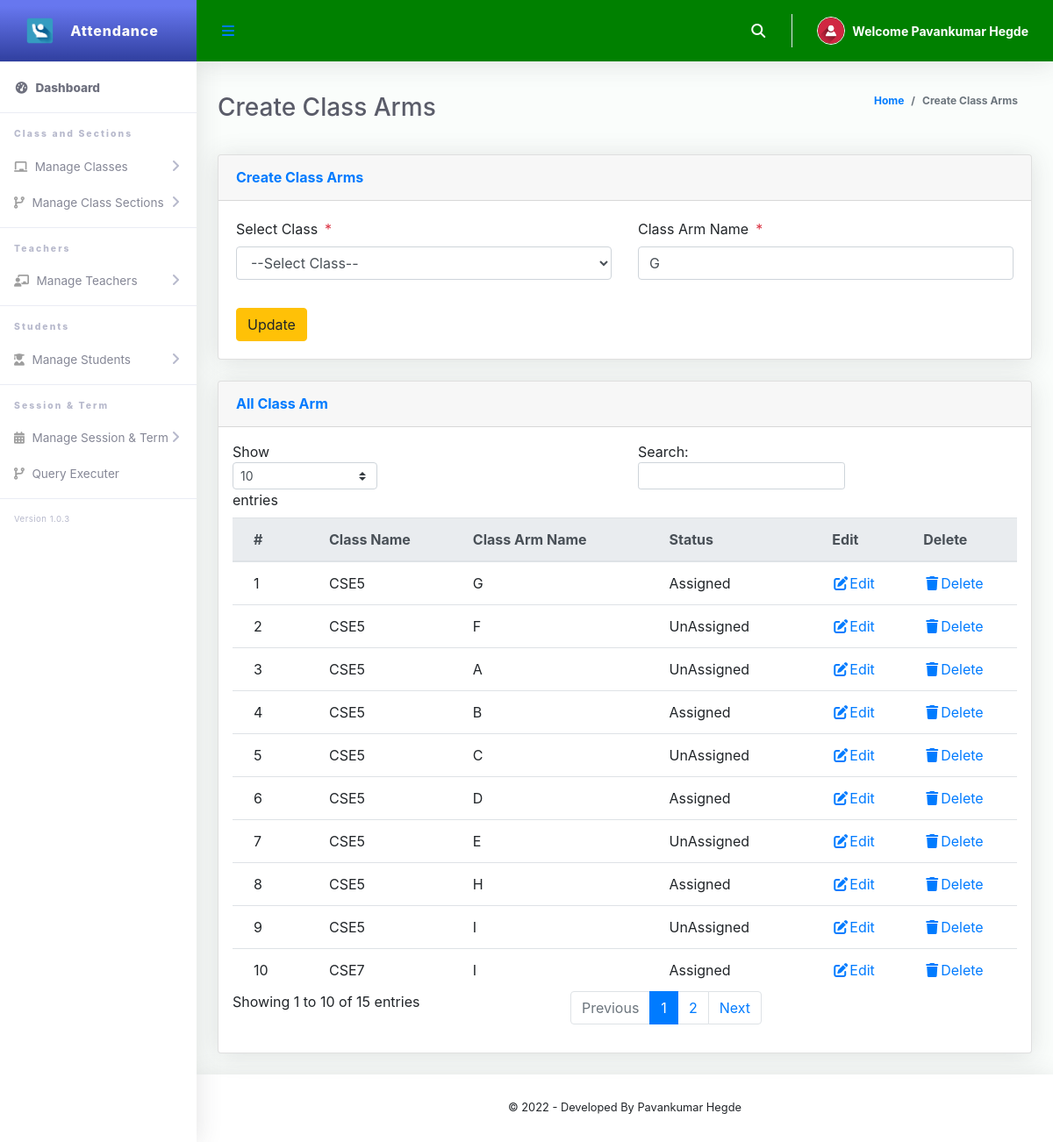
The app's page /Admin/createClassArms.php?action=edit&Id=7 (signed in) with its own data.
### tables this page shows
CREATE TABLE `tblclassarms` (
  `Id` int(10) NOT NULL,
  `classId` varchar(10) NOT NULL,
  `classArmName` varchar(255) NOT NULL,
  `isAssigned` varchar(10) NOT NULL
);

CREATE TABLE `tblclass` (
  `Id` int(10) NOT NULL,
  `className` varchar(255) NOT NULL
);

### Admin/createClassArms.php (the view, shortened to what this page needs)
<?php
include '../Includes/dbcon.php';
 if (isset($_GET['Id']) && isset($_GET['action']) && $_GET['action'] == "edit")
	{
        $Id= $_GET['Id'];
        $query=mysqli_query($conn,"select * from tblclassarms where Id ='$Id'");
        $row=mysqli_fetch_array($query);
    }
?>
<!DOCTYPE html>
<html lang="en">
<head>
  <link href="../vendor/fontawesome-free/css/all.min.css" rel="stylesheet" type="text/css">
  <link href="../vendor/bootstrap/css/bootstrap.min.css" rel="stylesheet" type="text/css">
  <link href="css/ruang-admin.min.css" rel="stylesheet">
</head>
<body id="page-top">
  <div id="wrapper">
      <?php include "Includes/sidebar.php";?>
    <div id="content-wrapper" class="d-flex flex-column">
      <div id="content">
       <?php include "Includes/topbar.php";?>
        <div class="container-fluid" id="container-wrapper">
          <div class="d-sm-flex align-items-center justify-content-between mb-4">
            <h1 class="h3 mb-0 text-gray-800">Create Class Arms</h1>
            <ol class="breadcrumb">
              <li class="breadcrumb-item"><a href="./">Home</a></li>
              <li class="breadcrumb-item active" aria-current="page">Create Class Arms</li>
            </ol>
          </div>
          <div class="row">
            <div class="col-lg-12">
              <div class="card mb-4">
                <div class="card-header py-3 d-flex flex-row align-items-center justify-content-between">
                  <h6 class="m-0 font-weight-bold text-primary">Create Class Arms</h6>
                </div>
                <div class="card-body">
                  <form method="post">
                    <div class="form-group row mb-3">
                        <div class="col-xl-6">
                        <label class="form-control-label">Select Class<span class="text-danger ml-2">*</span></label>
                         <?php
                        $qry= "SELECT * FROM tblclass ORDER BY className ASC";
                        $result = $conn->query($qry);
                        $num = $result->num_rows;
                        if ($num > 0){
                          echo ' <select required name="classId" class="form-control mb-3">';
                          echo'<option value="">--Select Class--</option>';
                                  echo '</select>';
                              }
                            ?>
                        </div>
                        <div class="col-xl-6">
                        <label class="form-control-label">Class Arm Name<span class="text-danger ml-2">*</span></label>
                      <input type="text" class="form-control" name="classArmName" value="<?php echo $row['classArmName'];?>" id="exampleInputFirstName" placeholder="Class Arm Name">
                        </div>
                    </div>
                      <?php
                    if (isset($Id))
                    {
                    ?>
                    <button type="submit" name="update" class="btn btn-warning">Update</button>
                    <?php
                    } else {
                    ?>
                    <button type="submit" name="save" class="btn btn-primary">Save</button>
                    <?php
                    }
                    ?>
                  </form>
                </div>
              </div>
                 <div class="row">
              <div class="col-lg-12">
              <div class="card mb-4">
                <div class="card-header py-3 d-flex flex-row align-items-center justify-content-between">
                  <h6 class="m-0 font-weight-bold text-primary">All Class Arm</h6>
                </div>
                <div class="table-responsive p-3">
                  <table class="table align-items-center table-flush table-hover" id="dataTableHover">
                    <thead class="thead-light">
                      <tr>
                        <th>#</th>
                        <th>Class Name</th>
                        <th>Class Arm Name</th>
                         <th>Status</th>
                        <th>Edit</th>
                        <th>Delete</th>
                      </tr>
                    </thead>
                    <tbody>
                  <?php
                      $query = "SELECT tblclassarms.Id,tblclassarms.isAssigned,tblclass.className,tblclassarms.classArmName
                      FROM tblclassarms
                      INNER JOIN tblclass ON tblclass.Id = tblclassarms.classId";
                      $rs = $conn->query($query);
                      $num = $rs->num_rows;
                      $sn=0;
                      $status="";
                      if($num > 0)
                      {
                        while ($rows = $rs->fetch_assoc())
                          {
                              if($rows['isAssigned'] == '1'){$status = "Assigned";}else{$status = "UnAssigned";}
                             $sn = $sn + 1;
                            echo"
                              <tr>
                                <td>".$sn."</td>
                                <td>".$rows['className']."</td>
                                <td>".$rows['classArmName']."</td>
                                <td>".$status."</td>
                                <td><a href='?action=edit&Id=".$rows['Id']."'><i class='fas fa-fw fa-edit'></i>Edit</a></td>
                                <td><a href='?action=delete&Id=".$rows['Id']."'><i class='fas fa-fw fa-trash'></i>Delete</a></td>
                              </tr>";
                          }
                      }
                      else
                      {
                           echo
                           "<div class='alert alert-danger' role='alert'>
                            No Record Found!
                            </div>";
                      }
                      ?>
                    </tbody>
                  </table>
                </div>
              </div>
            </div>
            </div>
          </div>
        </div>
      </div>
       <?php include "Includes/footer.php";?>
    </div>
  </div>
</body>
</html>

### Admin/Includes/topbar.php (shortened to what this page needs)
<?php
  $query = "SELECT * FROM tbladmin WHERE Id = ".$_SESSION['userId']."";
  $rs = $conn->query($query);
  $rows = $rs->fetch_assoc();
  $fullName = $rows['firstName']." ".$rows['lastName'];
?>
<nav class="navbar navbar-expand navbar-light topbar mb-4 static-top" style="background-color:green;">
          <button id="sidebarToggleTop" class="btn btn-link rounded-circle mr-3">
            <i class="fa fa-bars"></i>
          </button>
          <ul class="navbar-nav ml-auto">
            <li class="nav-item dropdown no-arrow">
              <a class="nav-link dropdown-toggle" href="#" id="searchDropdown" role="button" data-toggle="dropdown"
                aria-haspopup="true" aria-expanded="false">
                <i class="fas fa-search fa-fw"></i>
              </a>
            </li>
            <li class="nav-item dropdown no-arrow">
              <a class="nav-link dropdown-toggle" href="#" id="userDropdown" role="button" data-toggle="dropdown"
                aria-haspopup="true" aria-expanded="false">
                <img class="img-profile rounded-circle" src="img/user-icn.png" style="max-width: 60px">
                <span class="ml-2 d-none d-lg-inline text-white small"><b>Welcome <?php echo $fullName;?></b></span>
              </a>
            </li>
          </ul>
        </nav>

### records on screen
tblclassarms: classArmName "G", classId.className "CSE5", isAssigned "Assigned"
tblclassarms: classId.className "CSE5", classArmName "F", isAssigned "UnAssigned"
tblclassarms: classId.className "CSE5", classArmName "A", isAssigned "UnAssigned"
tblclassarms: classId.className "CSE5", classArmName "B", isAssigned "Assigned"
tblclassarms: classId.className "CSE5", classArmName "C", isAssigned "UnAssigned"
tblclassarms: classId.className "CSE5", classArmName "D", isAssigned "Assigned"
tblclassarms: classId.className "CSE5", classArmName "E", isAssigned "UnAssigned"
tblclassarms: classId.className "CSE5", classArmName "H", isAssigned "Assigned"
tblclassarms: classId.className "CSE5", classArmName "I", isAssigned "UnAssigned"
tblclassarms: classId.className "CSE7", classArmName "I", isAssigned "Assigned"

### other values on screen
$fullName "Pavankumar Hegde"
